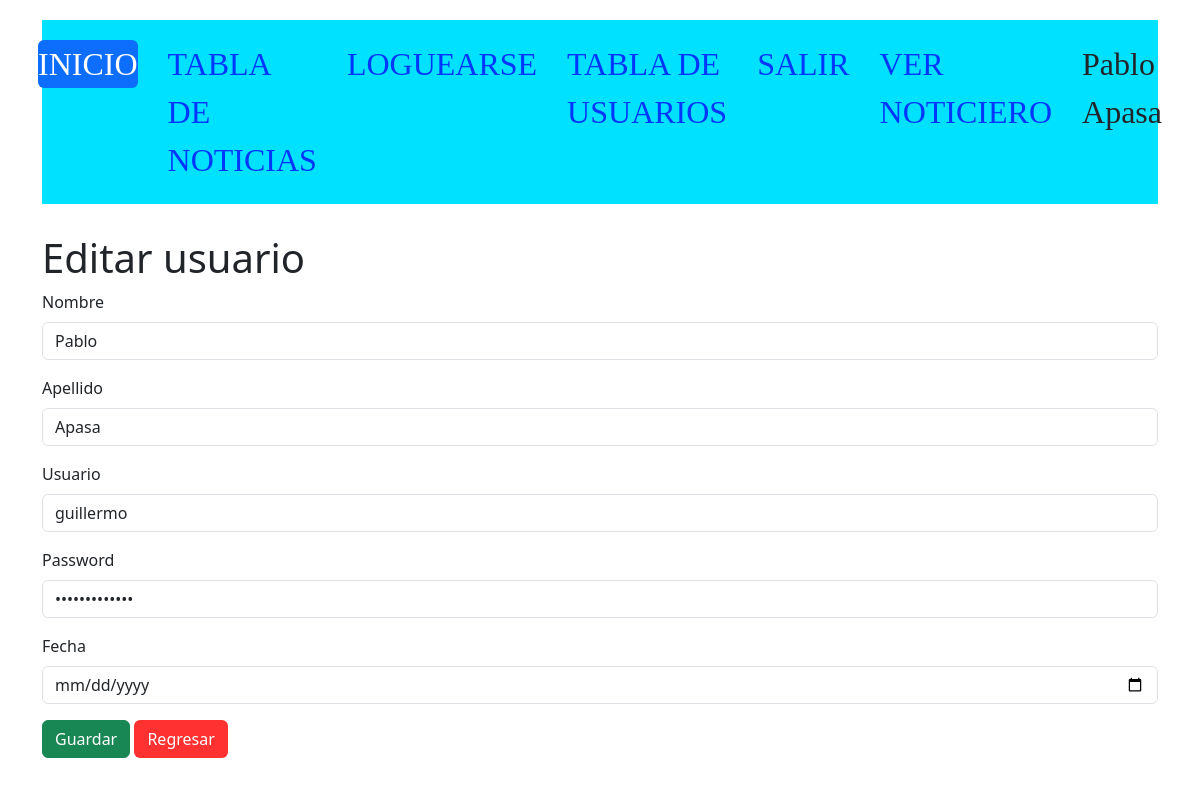
Page /admin/usuarios_editar.php?id_usuario=1 (signed in) on the committed database.
### tables this page shows
CREATE TABLE `usuarios` (
  `id_usuario` int(11) NOT NULL,
  `nombre` varchar(30) NOT NULL,
  `apellido` varchar(30) NOT NULL,
  `usuario` varchar(30) NOT NULL,
  `password` varchar(30) NOT NULL,
  `tipo_usuario` varchar(30) NOT NULL
);

### admin/usuarios_editar.php (the view, shortened to what this page needs)
<?php
extract($_REQUEST);
?>
<!DOCTYPE html>
<html lang="es">
<head>
    <link href="../lib/bootstrap-5.3.2/css/bootstrap.min.css" rel="stylesheet">
    <link href="https://cdn.jsdelivr.net/npm/summernote@0.8.18/dist/summernote.min.css" rel="stylesheet">
    <link rel="stylesheet" href="../CSS/styles.css">
</head>
<body>
    <div class="container">
        <?php require("menu.php"); ?>
        <h1>Editar usuario</h1>
        <?php
        require("conexion.php");
        $conexion = mysqli_connect($server_db, $usuario_db, $password_db)
            or die("No se puede conectar con el servidor");
        mysqli_select_db($conexion, $base_db)
            or die("No se puede seleccionar la base de datos");
        $instruccion = "select * from usuarios where id_usuario=$id_usuario";
        $consulta = mysqli_query($conexion, $instruccion) or die("no pudo consultar");
        $resultado = mysqli_fetch_array($consulta);
        ?>
        <form action="usuarios_nueva_guardar.php" method="post" enctype="multipart/form-data">
            <div class="mb-3">
                <label for="nombre" class="form-label">Nombre</label>
                <input type="text" class="form-control" id="nombre" name="nombre" placeholder="Nombre" required value="<?php print($resultado['nombre']); ?>">
            </div>
            <div class="mb-3">
                <label for="apellido" class="form-label">Apellido</label>
                <input type="text" class="form-control" id="apellido" name="apellido" placeholder="Apellido" required value="<?php print($resultado['apellido']); ?>">
            </div>
            <div class="mb-3">
                <label for="usuario" class="form-label">Usuario</label>
                <input type="text" class="form-control" id="usuario" name="usuario" placeholder="Usuario" required value="<?php print($resultado['usuario']); ?>">
            </div>
            <div class="mb-3">
                <label for="password" class="form-label">Password</label>
                <input type="password" class="form-control" id="password" name="password" placeholder="Password" required value="<?php print($resultado['password']); ?>">
            </div>
            <div class="mb-3">
                <label for="date" class="form-label">Fecha</label>
                <input type="date" class="form-control" id="date" name="fecha" value="<?php print($resultado['fecha']); ?>">
            </div>
            <div class="mb-3 botones">
                <input type="submit" class="btn btn-success" id="enviar" name="enviar" value="Guardar">
                <a href="usuarios.php" id="btn-info" class="btn">Regresar</a>
            </div>
        </form>
    </div>
</body>
</html>

### admin/CSS/styles.css (style rules this page uses)
body { margin: 0; padding: 0; }
#btn-info { color: white; background-color: #ff3131; text-decoration: none; }

### rows in the picture
usuarios: nombre "Pablo", apellido "Apasa", usuario "guillermo"

### other values in the picture
$_SESSION['nombre'] "Pablo"
$_SESSION['apellido'] "Apasa"
